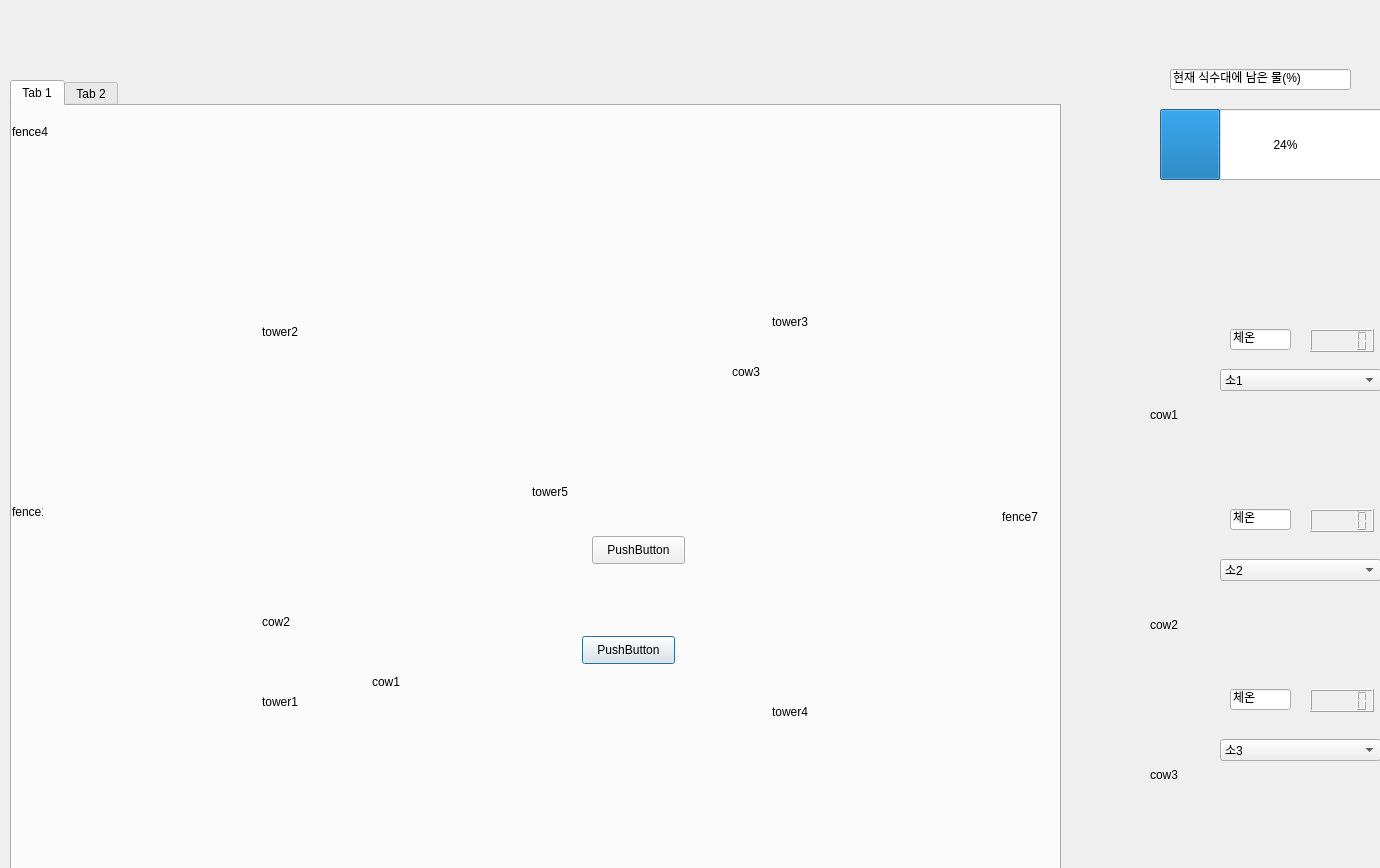
<?xml version="1.0" encoding="UTF-8"?>
<ui version="4.0">
 <class>Dialog</class>
 <widget class="QDialog" name="Dialog">
  <property name="geometry">
   <rect>
    <x>0</x>
    <y>0</y>
    <width>1380</width>
    <height>868</height>
   </rect>
  </property>
  <property name="windowTitle">
   <string>Dialog</string>
  </property>
  <widget class="QDockWidget" name="dockWidget_2">
   <property name="geometry">
    <rect>
     <x>1130</x>
     <y>30</y>
     <width>281</width>
     <height>241</height>
    </rect>
   </property>
   <widget class="QWidget" name="dockWidgetContents_2">
    <widget class="QProgressBar" name="progressBar">
     <property name="geometry">
      <rect>
       <x>30</x>
       <y>60</y>
       <width>251</width>
       <height>71</height>
      </rect>
     </property>
     <property name="value">
      <number>24</number>
     </property>
    </widget>
    <widget class="QLineEdit" name="lineEdit">
     <property name="geometry">
      <rect>
       <x>40</x>
       <y>20</y>
       <width>181</width>
       <height>21</height>
      </rect>
     </property>
     <property name="text">
      <string>현재 식수대에 남은 물(%)</string>
     </property>
    </widget>
   </widget>
  </widget>
  <widget class="QDockWidget" name="dockWidget_3">
   <property name="geometry">
    <rect>
     <x>1130</x>
     <y>300</y>
     <width>281</width>
     <height>551</height>
    </rect>
   </property>
   <widget class="QWidget" name="dockWidgetContents_3">
    <widget class="QComboBox" name="combo2">
     <property name="geometry">
      <rect>
       <x>90</x>
       <y>240</y>
       <width>161</width>
       <height>22</height>
      </rect>
     </property>
     <item>
      <property name="text">
       <string>소2</string>
      </property>
     </item>
     <item>
      <property name="text">
       <string>질병-식욕감퇴</string>
      </property>
     </item>
     <item>
      <property name="text">
       <string>등급-AA</string>
      </property>
     </item>
    </widget>
    <widget class="QComboBox" name="combo1">
     <property name="geometry">
      <rect>
       <x>90</x>
       <y>50</y>
       <width>161</width>
       <height>22</height>
      </rect>
     </property>
     <item>
      <property name="text">
       <string>소1</string>
      </property>
     </item>
     <item>
      <property name="text">
       <string>질병-없음</string>
      </property>
     </item>
     <item>
      <property name="text">
       <string>등급-AA+</string>
      </property>
     </item>
    </widget>
    <widget class="QComboBox" name="combo3">
     <property name="geometry">
      <rect>
       <x>90</x>
       <y>420</y>
       <width>161</width>
       <height>22</height>
      </rect>
     </property>
     <item>
      <property name="text">
       <string>소3</string>
      </property>
     </item>
     <item>
      <property name="text">
       <string>질병-약한 기침</string>
      </property>
     </item>
     <item>
      <property name="text">
       <string>등급-AA+</string>
      </property>
     </item>
    </widget>
    <widget class="QLCDNumber" name="lcdNumber">
     <property name="geometry">
      <rect>
       <x>180</x>
       <y>10</y>
       <width>64</width>
       <height>23</height>
      </rect>
     </property>
     <property name="font">
      <font>
       <family>Arial Black</family>
       <weight>75</weight>
       <bold>true</bold>
      </font>
     </property>
    </widget>
    <widget class="QLCDNumber" name="lcdNumber_2">
     <property name="geometry">
      <rect>
       <x>180</x>
       <y>190</y>
       <width>64</width>
       <height>23</height>
      </rect>
     </property>
     <property name="font">
      <font>
       <family>Arial Black</family>
       <weight>75</weight>
       <bold>true</bold>
      </font>
     </property>
    </widget>
    <widget class="QLCDNumber" name="lcdNumber_3">
     <property name="geometry">
      <rect>
       <x>180</x>
       <y>370</y>
       <width>64</width>
       <height>23</height>
      </rect>
     </property>
     <property name="font">
      <font>
       <family>Arial Black</family>
       <weight>75</weight>
       <bold>true</bold>
      </font>
     </property>
    </widget>
    <widget class="QLineEdit" name="lineEdit_2">
     <property name="geometry">
      <rect>
       <x>100</x>
       <y>10</y>
       <width>61</width>
       <height>21</height>
      </rect>
     </property>
     <property name="text">
      <string>체온</string>
     </property>
    </widget>
    <widget class="QLineEdit" name="lineEdit_3">
     <property name="geometry">
      <rect>
       <x>100</x>
       <y>190</y>
       <width>61</width>
       <height>21</height>
      </rect>
     </property>
     <property name="text">
      <string>체온</string>
     </property>
    </widget>
    <widget class="QLineEdit" name="lineEdit_4">
     <property name="geometry">
      <rect>
       <x>100</x>
       <y>370</y>
       <width>61</width>
       <height>21</height>
      </rect>
     </property>
     <property name="text">
      <string>체온</string>
     </property>
    </widget>
    <widget class="QLabel" name="label_21">
     <property name="geometry">
      <rect>
       <x>20</x>
       <y>70</y>
       <width>51</width>
       <height>51</height>
      </rect>
     </property>
     <property name="frameShape">
      <enum>QFrame::NoFrame</enum>
     </property>
     <property name="text">
      <string>cow1</string>
     </property>
     <property name="indent">
      <number>-1</number>
     </property>
    </widget>
    <widget class="QLabel" name="label_22">
     <property name="geometry">
      <rect>
       <x>20</x>
       <y>280</y>
       <width>51</width>
       <height>51</height>
      </rect>
     </property>
     <property name="frameShape">
      <enum>QFrame::NoFrame</enum>
     </property>
     <property name="text">
      <string>cow2</string>
     </property>
     <property name="indent">
      <number>-1</number>
     </property>
    </widget>
    <widget class="QLabel" name="label_23">
     <property name="geometry">
      <rect>
       <x>868</x>
       <y>150</y>
       <width>51</width>
       <height>51</height>
      </rect>
     </property>
     <property name="frameShape">
      <enum>QFrame::NoFrame</enum>
     </property>
     <property name="text">
      <string>cow1</string>
     </property>
     <property name="indent">
      <number>-1</number>
     </property>
    </widget>
    <widget class="QLabel" name="label_24">
     <property name="geometry">
      <rect>
       <x>20</x>
       <y>430</y>
       <width>51</width>
       <height>51</height>
      </rect>
     </property>
     <property name="frameShape">
      <enum>QFrame::NoFrame</enum>
     </property>
     <property name="text">
      <string>cow3</string>
     </property>
     <property name="indent">
      <number>-1</number>
     </property>
    </widget>
    <widget class="QLabel" name="label_25">
     <property name="geometry">
      <rect>
       <x>1246</x>
       <y>630</y>
       <width>51</width>
       <height>51</height>
      </rect>
     </property>
     <property name="frameShape">
      <enum>QFrame::NoFrame</enum>
     </property>
     <property name="text">
      <string>cow1</string>
     </property>
     <property name="indent">
      <number>-1</number>
     </property>
    </widget>
   </widget>
  </widget>
  <widget class="QTabWidget" name="tabWidget">
   <property name="geometry">
    <rect>
     <x>10</x>
     <y>80</y>
     <width>1051</width>
     <height>811</height>
    </rect>
   </property>
   <property name="mouseTracking">
    <bool>false</bool>
   </property>
   <property name="currentIndex">
    <number>0</number>
   </property>
   <widget class="QWidget" name="tab">
    <attribute name="title">
     <string>Tab 1</string>
    </attribute>
    <widget class="QLabel" name="label_1">
     <property name="geometry">
      <rect>
       <x>0</x>
       <y>40</y>
       <width>31</width>
       <height>731</height>
      </rect>
     </property>
     <property name="frameShape">
      <enum>QFrame::NoFrame</enum>
     </property>
     <property name="text">
      <string>fence1</string>
     </property>
    </widget>
    <widget class="QLabel" name="label_4">
     <property name="geometry">
      <rect>
       <x>0</x>
       <y>0</y>
       <width>1041</width>
       <height>51</height>
      </rect>
     </property>
     <property name="frameShape">
      <enum>QFrame::NoFrame</enum>
     </property>
     <property name="text">
      <string>fence4</string>
     </property>
     <property name="indent">
      <number>-1</number>
     </property>
    </widget>
    <widget class="QLabel" name="label_6">
     <property name="geometry">
      <rect>
       <x>990</x>
       <y>60</y>
       <width>51</width>
       <height>701</height>
      </rect>
     </property>
     <property name="frameShape">
      <enum>QFrame::NoFrame</enum>
     </property>
     <property name="text">
      <string>fence7</string>
     </property>
     <property name="indent">
      <number>-1</number>
     </property>
    </widget>
    <widget class="QLabel" name="label_12">
     <property name="geometry">
      <rect>
       <x>10</x>
       <y>770</y>
       <width>1031</width>
       <height>51</height>
      </rect>
     </property>
     <property name="frameShape">
      <enum>QFrame::NoFrame</enum>
     </property>
     <property name="text">
      <string>fence12</string>
     </property>
     <property name="indent">
      <number>-1</number>
     </property>
    </widget>
    <widget class="QLabel" name="label_13">
     <property name="geometry">
      <rect>
       <x>250</x>
       <y>570</y>
       <width>51</width>
       <height>51</height>
      </rect>
     </property>
     <property name="frameShape">
      <enum>QFrame::NoFrame</enum>
     </property>
     <property name="text">
      <string>tower1</string>
     </property>
     <property name="indent">
      <number>-1</number>
     </property>
    </widget>
    <widget class="QLabel" name="label_14">
     <property name="geometry">
      <rect>
       <x>250</x>
       <y>200</y>
       <width>51</width>
       <height>51</height>
      </rect>
     </property>
     <property name="frameShape">
      <enum>QFrame::NoFrame</enum>
     </property>
     <property name="text">
      <string>tower2</string>
     </property>
     <property name="indent">
      <number>-1</number>
     </property>
    </widget>
    <widget class="QLabel" name="label_15">
     <property name="geometry">
      <rect>
       <x>760</x>
       <y>190</y>
       <width>51</width>
       <height>51</height>
      </rect>
     </property>
     <property name="frameShape">
      <enum>QFrame::NoFrame</enum>
     </property>
     <property name="text">
      <string>tower3</string>
     </property>
     <property name="indent">
      <number>-1</number>
     </property>
    </widget>
    <widget class="QLabel" name="label_16">
     <property name="geometry">
      <rect>
       <x>760</x>
       <y>580</y>
       <width>51</width>
       <height>51</height>
      </rect>
     </property>
     <property name="frameShape">
      <enum>QFrame::NoFrame</enum>
     </property>
     <property name="text">
      <string>tower4</string>
     </property>
     <property name="indent">
      <number>-1</number>
     </property>
    </widget>
    <widget class="QLabel" name="label_17">
     <property name="geometry">
      <rect>
       <x>520</x>
       <y>360</y>
       <width>51</width>
       <height>51</height>
      </rect>
     </property>
     <property name="frameShape">
      <enum>QFrame::NoFrame</enum>
     </property>
     <property name="text">
      <string>tower5</string>
     </property>
     <property name="indent">
      <number>-1</number>
     </property>
    </widget>
    <widget class="QLabel" name="label_18">
     <property name="geometry">
      <rect>
       <x>360</x>
       <y>550</y>
       <width>51</width>
       <height>51</height>
      </rect>
     </property>
     <property name="frameShape">
      <enum>QFrame::NoFrame</enum>
     </property>
     <property name="text">
      <string>cow1</string>
     </property>
     <property name="indent">
      <number>-1</number>
     </property>
    </widget>
    <widget class="QLabel" name="label_19">
     <property name="geometry">
      <rect>
       <x>250</x>
       <y>490</y>
       <width>51</width>
       <height>51</height>
      </rect>
     </property>
     <property name="frameShape">
      <enum>QFrame::NoFrame</enum>
     </property>
     <property name="text">
      <string>cow2</string>
     </property>
     <property name="indent">
      <number>-1</number>
     </property>
    </widget>
    <widget class="QLabel" name="label_20">
     <property name="geometry">
      <rect>
       <x>720</x>
       <y>240</y>
       <width>51</width>
       <height>51</height>
      </rect>
     </property>
     <property name="frameShape">
      <enum>QFrame::NoFrame</enum>
     </property>
     <property name="text">
      <string>cow3</string>
     </property>
     <property name="indent">
      <number>-1</number>
     </property>
    </widget>
    <widget class="QPushButton" name="start">
     <property name="geometry">
      <rect>
       <x>570</x>
       <y>530</y>
       <width>93</width>
       <height>28</height>
      </rect>
     </property>
     <property name="text">
      <string>PushButton</string>
     </property>
    </widget>
    <widget class="QPushButton" name="cow1">
     <property name="geometry">
      <rect>
       <x>580</x>
       <y>430</y>
       <width>93</width>
       <height>28</height>
      </rect>
     </property>
     <property name="text">
      <string>PushButton</string>
     </property>
    </widget>
   </widget>
   <widget class="QWidget" name="tab_2">
    <attribute name="title">
     <string>Tab 2</string>
    </attribute>
    <widget class="QPushButton" name="warning">
     <property name="geometry">
      <rect>
       <x>10</x>
       <y>30</y>
       <width>711</width>
       <height>851</height>
      </rect>
     </property>
     <property name="text">
      <string>PushButton</string>
     </property>
    </widget>
   </widget>
  </widget>
 </widget>
 <resources/>
 <connections/>
</ui>
